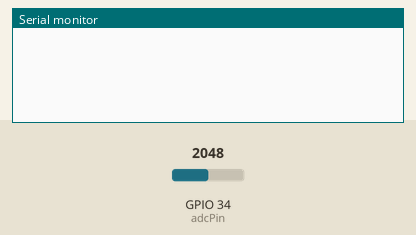
Recording of a sketch running on a simulated ESP32. Shown: the last lines printed to the serial monitor. Inputs (shaded band) come from the test bench; at power-on: GPIO 34 (adcPin) = 2048.

Above: at 2.2 s.
2.3 s: GPIO 34 (adcPin) set to 3040
At 2.7 s:
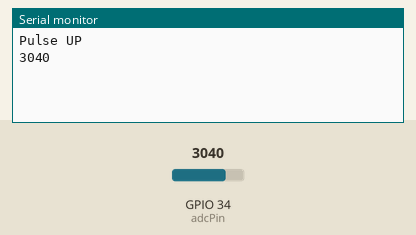
3.8 s: GPIO 34 (adcPin) set to 2960
At 5.0 s:
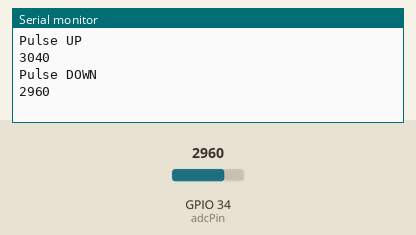

Measured:
- after the input at 2.3 s, the serial monitor: prints a new line at once (image 1)
- after the input at 3.8 s, the serial monitor: prints a new line at once (image 2)

The sketch:

esp32_meter.ino
```cpp
// https://www.youtube.com/watch?v=Xz73S-mrv3Y
// https://randomnerdtutorials.com/installing-the-esp32-board-in-arduino-ide-mac-and-linux-instructions/
// https://randomnerdtutorials.com/esp32-adc-analog-read-arduino-ide/#:~:text=Reading%20an%20analog%20input%20with,measurements%20in%2018%20different%20channels.

const int adcPin = 34;       // Pin for the ADC input
bool trigger = false;
int potValue = 0;

void setup() {
  Serial.begin(115200);
  delay(1000);
}

void loop() {
  // Reading potentiometer value
  potValue = analogRead(adcPin);
  if(potValue>3000 && trigger == false ){
    Serial.println("Pulse UP");
    Serial.println(potValue);
    trigger = true;
  }else if(potValue<3000 && trigger == true ){
    Serial.println("Pulse DOWN");
    Serial.println(potValue);
    trigger = false;
  }
}
```
